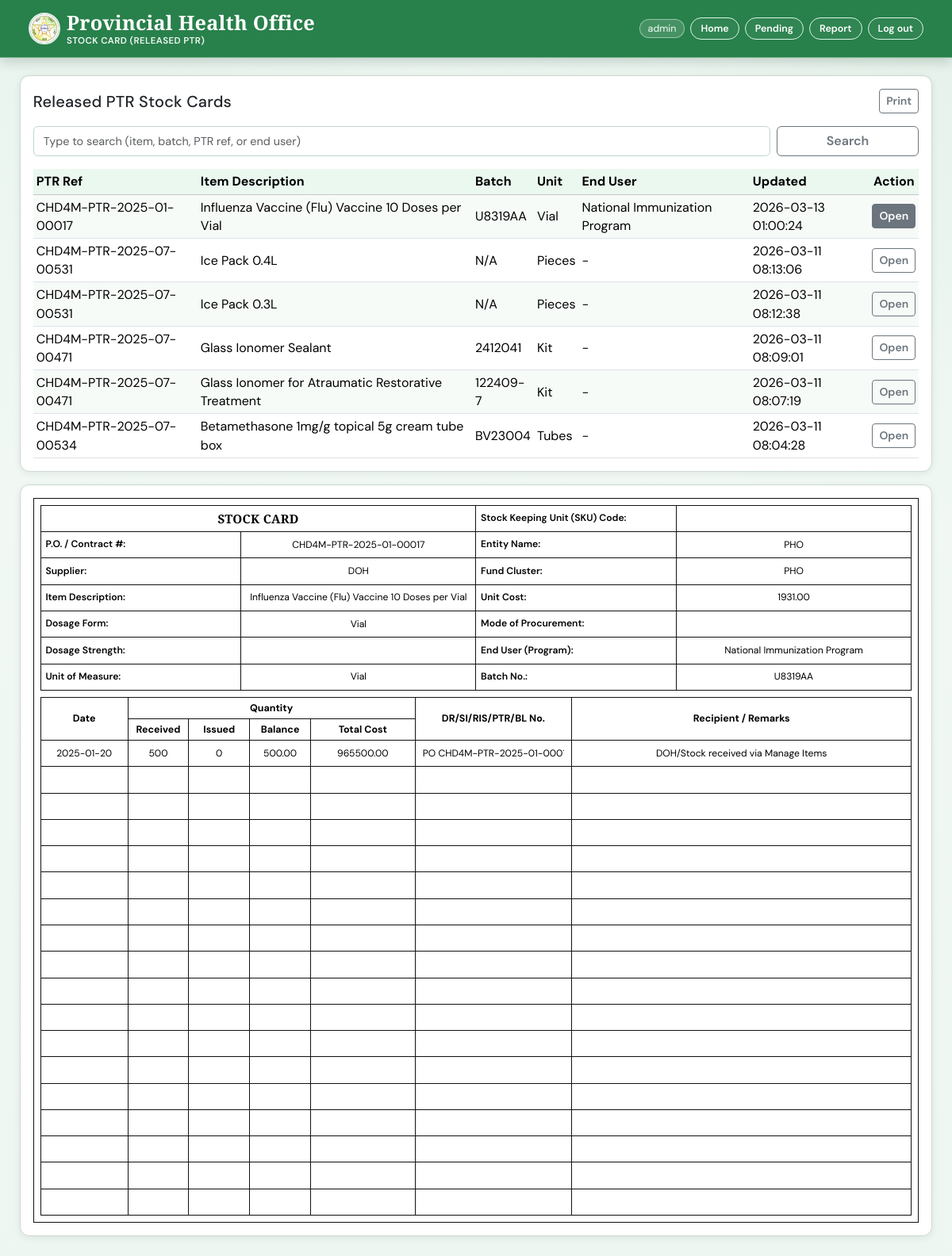
/stock_card.php (signed in), run on the app's committed database.
### tables this page shows
CREATE TABLE `stock_cards` (
  `id` int NOT NULL AUTO_INCREMENT,
  `po_contract_no` varchar(255) DEFAULT NULL,
  `supplier` varchar(255) DEFAULT NULL,
  `item_description` text,
  `dosage_form` varchar(255) DEFAULT NULL,
  `dosage_strength` varchar(255) DEFAULT NULL,
  `uom` varchar(100) DEFAULT NULL,
  `sku_code` varchar(150) DEFAULT NULL,
  `entity_name` varchar(255) DEFAULT NULL,
  `fund_cluster` varchar(255) DEFAULT NULL,
  `unit_cost` decimal(12,2) DEFAULT NULL,
  `mode_of_procurement` varchar(255) DEFAULT NULL,
  `end_user_program` varchar(255) DEFAULT NULL,
  `batch_no` varchar(120) DEFAULT NULL,
  `ledger_rows` longtext,
  `item_key` varchar(400) DEFAULT NULL,
  `source_type` varchar(30) NOT NULL DEFAULT 'manual',
  `created_by` varchar(150) DEFAULT NULL,
  `created_at` timestamp NULL DEFAULT CURRENT_TIMESTAMP,
  PRIMARY KEY (`id`)
);

### stock_card.php (the view, shortened to what the rows shown need)
<?php
$selectedCardId = isset($_GET['card_id']) ? (int) $_GET['card_id'] : 0;
$error = '';
$cards = [];
$formData = [
    'po_contract_no' => '',
    'supplier' => '',
    'item_description' => '',
    'dosage_form' => '',
    'dosage_strength' => '',
    'uom' => '',
    'sku_code' => '',
    'entity_name' => '',
    'fund_cluster' => '',
    'unit_cost' => '',
    'mode_of_procurement' => '',
    'end_user_program' => '',
    'batch_no' => '',
];
try {
    $pdo = getConnection();
    $pdo->exec(
        'CREATE TABLE IF NOT EXISTS stock_cards (
            id INT NOT NULL AUTO_INCREMENT,
            po_contract_no VARCHAR(255) DEFAULT NULL,
            supplier VARCHAR(255) DEFAULT NULL,
            item_description TEXT,
            dosage_form VARCHAR(255) DEFAULT NULL,
            dosage_strength VARCHAR(255) DEFAULT NULL,
            uom VARCHAR(100) DEFAULT NULL,
            sku_code VARCHAR(150) DEFAULT NULL,
            entity_name VARCHAR(255) DEFAULT NULL,
            fund_cluster VARCHAR(255) DEFAULT NULL,
            unit_cost DECIMAL(12,2) DEFAULT NULL,
            mode_of_procurement VARCHAR(255) DEFAULT NULL,
            end_user_program VARCHAR(255) DEFAULT NULL,
            batch_no VARCHAR(120) DEFAULT NULL,
            ledger_rows LONGTEXT,
            item_key VARCHAR(400) DEFAULT NULL,
            source_type VARCHAR(30) NOT NULL DEFAULT "manual",
            created_by VARCHAR(150) DEFAULT NULL,
            created_at TIMESTAMP NULL DEFAULT CURRENT_TIMESTAMP,
            PRIMARY KEY (id)
        ) ENGINE=InnoDB DEFAULT CHARSET=utf8mb4 COLLATE=utf8mb4_0900_ai_ci'
    );
    $params = [];
    $where = ['source_type = "release"'];
    $listSql = '
        SELECT id, po_contract_no, item_description, batch_no, uom, end_user_program, created_at
        FROM stock_cards
        WHERE ' . implode(' AND ', $where) . '
        ORDER BY created_at DESC, id DESC
    ';
    $listStmt = $pdo->prepare($listSql);
    $listStmt->execute($params);
    $cards = $listStmt->fetchAll();
    if ($selectedCardId <= 0 && !empty($cards)) {
        $selectedCardId = (int) ($cards[0]['id'] ?? 0);
    }
    if ($selectedCardId > 0) {
        $cardStmt = $pdo->prepare('
            SELECT
                id,
                po_contract_no,
                supplier,
                item_description,
                dosage_form,
                dosage_strength,
                uom,
                sku_code,
                entity_name,
                fund_cluster,
                unit_cost,
                mode_of_procurement,
                end_user_program,
                batch_no,
                ledger_rows
            FROM stock_cards
            WHERE id = ? AND source_type = "release"
            LIMIT 1
        ');
        $cardStmt->execute([$selectedCardId]);
        $selectedCard = $cardStmt->fetch();
        if ($selectedCard) {
            foreach ($formData as $key => $value) {
                $formData[$key] = (string) ($selectedCard[$key] ?? '');
            }
        }
    }
} catch (PDOException $e) {
    $error = 'Unable to load released stock cards right now.';
}
?>
<!DOCTYPE html>
<html lang="en">
<head>
    <link rel="stylesheet" href="style.css?v=20260305">
</head>
<body class="stock-card-page">
    <main class="py-4">
        <div class="container">
            <div class="card app-card mb-3 stock-card-list-card">
                <div class="card-body">
                    <div class="d-flex justify-content-between align-items-center flex-wrap gap-2 mb-3">
                        <h1 class="h5 mb-0">Released PTR Stock Cards</h1>
                    </div>
                    <?php if ($error !== ''): ?>
                        <div class="alert alert-danger py-2 mb-0"><?= htmlspecialchars($error) ?></div>
                    <?php elseif (empty($cards)): ?>
                        <div class="alert alert-info py-2 mb-0">No released PTR stock cards yet.</div>
                    <?php else: ?>
                        <div class="table-responsive">
                            <table class="table table-sm table-striped align-middle mb-0">
                                <thead class="table-light">
                                    <tr>
                                        <th>PTR Ref</th>
                                        <th>Item Description</th>
                                        <th>Batch</th>
                                        <th>Unit</th>
                                        <th>End User</th>
                                        <th>Updated</th>
                                        <th class="text-center">Action</th>
                                    </tr>
                                </thead>
                                <tbody>
                                    <?php foreach ($cards as $card): ?>
                                        <?php $cardId = (int) ($card['id'] ?? 0); ?>
                                        <tr>
                                            <td><?= htmlspecialchars((string) ($card['po_contract_no'] ?? '-')) ?></td>
                                            <td><?= htmlspecialchars((string) ($card['item_description'] ?? '-')) ?></td>
                                            <td><?= htmlspecialchars((string) ($card['batch_no'] ?? '-')) ?></td>
                                            <td><?= htmlspecialchars((string) ($card['uom'] ?? '-')) ?></td>
                                            <td><?= htmlspecialchars((string) ($card['end_user_program'] ?? '-')) ?></td>
                                            <td><?= htmlspecialchars((string) ($card['created_at'] ?? '-')) ?></td>
                                            <td class="text-center">
                                                <a href="stock_card.php?card_id=<?= $cardId ?>" class="btn btn-outline-secondary btn-sm <?= $cardId === $selectedCardId ? 'active' : '' ?>">Open</a>
                                            </td>
                                        </tr>
                                    <?php endforeach; ?>
                                </tbody>
                            </table>
                        </div>
                    <?php endif; ?>
                </div>
            </div>
            <div class="card app-card stock-card-print-card">
                <div class="card-body">
                    <div class="stock-card-sheet">
                        <div class="table-responsive">
                            <table class="table table-bordered table-sm mb-0 stock-card-master-table">
                                <colgroup>
                                </colgroup>
                                <tbody>
                                    <tr>
                                        <th class="stock-card-label-cell">Stock Keeping Unit (SKU) Code:</th>
                                    </tr>
                                    <tr>
                                        <th class="stock-card-label-cell">P.O. / Contract #:</th>
                                        <td><input type="text" class="stock-card-line-input" value="<?= htmlspecialchars($formData['po_contract_no']) ?>" readonly></td>
                                        <th class="stock-card-label-cell">Entity Name:</th>
                                        <td><input type="text" class="stock-card-line-input" value="<?= htmlspecialchars($formData['entity_name']) ?>" readonly></td>
                                    </tr>
                                    <tr>
                                        <th class="stock-card-label-cell">Supplier:</th>
                                        <td><input type="text" class="stock-card-line-input" value="<?= htmlspecialchars($formData['supplier']) ?>" readonly></td>
                                        <th class="stock-card-label-cell">Fund Cluster:</th>
                                        <td><input type="text" class="stock-card-line-input" value="<?= htmlspecialchars($formData['fund_cluster']) ?>" readonly></td>
                                    </tr>
                                    <tr>
                                        <th class="stock-card-label-cell">Item Description:</th>
                                        <td><input type="text" class="stock-card-line-input" value="<?= htmlspecialchars($formData['item_description']) ?>" readonly></td>
                                        <th class="stock-card-label-cell">Unit Cost:</th>
                                        <td><input type="text" class="stock-card-line-input text-end" value="<?= htmlspecialchars($formData['unit_cost']) ?>" readonly></td>
                                    </tr>
                                    <tr>
                                        <th class="stock-card-label-cell">Dosage Form:</th>
                                        <td><input type="text" class="stock-card-line-input" value="<?= htmlspecialchars($formData['dosage_form']) ?>" readonly></td>
                                        <th class="stock-card-label-cell">Mode of Procurement:</th>
                                    </tr>
                                    <tr>
                                        <th class="stock-card-label-cell">Dosage Strength:</th>
                                        <th class="stock-card-label-cell">End User (Program):</th>
                                        <td><input type="text" class="stock-card-line-input" value="<?= htmlspecialchars($formData['end_user_program']) ?>" readonly></td>
                                    </tr>
                                    <tr>
                                        <th class="stock-card-label-cell">Unit of Measure:</th>
                                        <td><input type="text" class="stock-card-line-input" value="<?= htmlspecialchars($formData['uom']) ?>" readonly></td>
                                        <th class="stock-card-label-cell">Batch No.:</th>
                                        <td><input type="text" class="stock-card-line-input" value="<?= htmlspecialchars($formData['batch_no']) ?>" readonly></td>
                                    </tr>
                                </tbody>
                            </table>
                        </div>
                        <div class="table-responsive mt-2">
                            <table class="table table-bordered table-sm mb-0 stock-card-ledger-table">
                                <colgroup>
                                </colgroup>
                                <thead>
                                    <tr>
                                        <th rowspan="2" class="stock-col-date text-center">Date</th>
                                        <th colspan="4" class="text-center">Quantity</th>
                                        <th rowspan="2" class="stock-col-ref text-center">DR/SI/RIS/PTR/BL No.</th>
                                        <th rowspan="2" class="stock-col-remarks text-center">Recipient / Remarks</th>
                                    </tr>
                                    <tr>
                                        <th class="stock-col-qty text-center">Received</th>
                                        <th class="stock-col-qty text-center">Issued</th>
                                        <th class="stock-col-qty text-center">Balance</th>
                                        <th class="stock-col-cost text-center">Total Cost</th>
                                    </tr>
                                </thead>
                            </table>
                        </div>
                    </div>
                </div>
            </div>
        </div>
    </main>
</body>
</html>

### data on the page
stock_cards: po_contract_no "CHD4M-PTR-2025-01-00017", item_description "Influenza Vaccine (Flu) Vaccine 10 Doses per Vial", batch_no "U8319AA", uom "Vial", end_user_program "National Immunization Program", created_at "2026-03-13 01:00:24", entity_name "PHO", supplier "DOH", fund_cluster "PHO", unit_cost "1931.00", dosage_form "Vial"
stock_cards: po_contract_no "CHD4M-PTR-2025-07-00531", item_description "Ice Pack 0.4L", batch_no "N/A", uom "Pieces", end_user_program "-", created_at "2026-03-11 08:13:06"
stock_cards: po_contract_no "CHD4M-PTR-2025-07-00531", item_description "Ice Pack 0.3L", batch_no "N/A", uom "Pieces", end_user_program "-", created_at "2026-03-11 08:12:38"
stock_cards: po_contract_no "CHD4M-PTR-2025-07-00471", item_description "Glass Ionomer Sealant", batch_no "2412041", uom "Kit", end_user_program "-", created_at "2026-03-11 08:09:01"
stock_cards: po_contract_no "CHD4M-PTR-2025-07-00471", item_description "Glass Ionomer for Atraumatic Restorative Treatment", batch_no "122409-7", uom "Kit", end_user_program "-", created_at "2026-03-11 08:07:19"
stock_cards: po_contract_no "CHD4M-PTR-2025-07-00534", item_description "Betamethasone 1mg/g topical 5g cream tube box", batch_no "BV23004", uom "Tubes", end_user_program "-", created_at "2026-03-11 08:04:28"

### other printed values
$username "admin"
